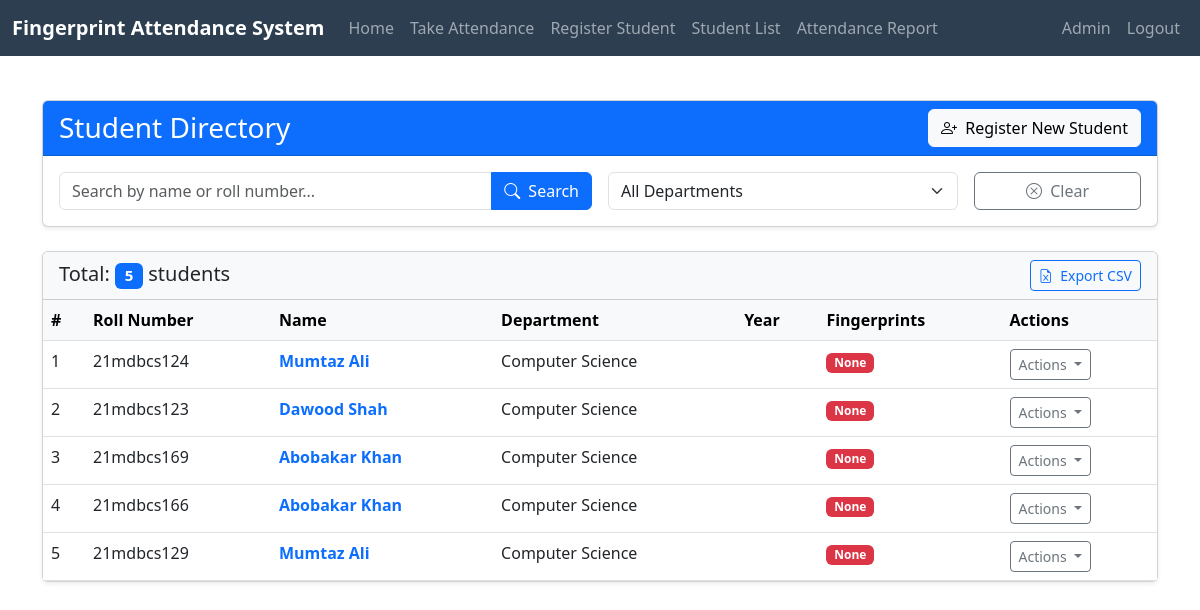
/students/ (signed in), run on an earlier commit of the app's database.
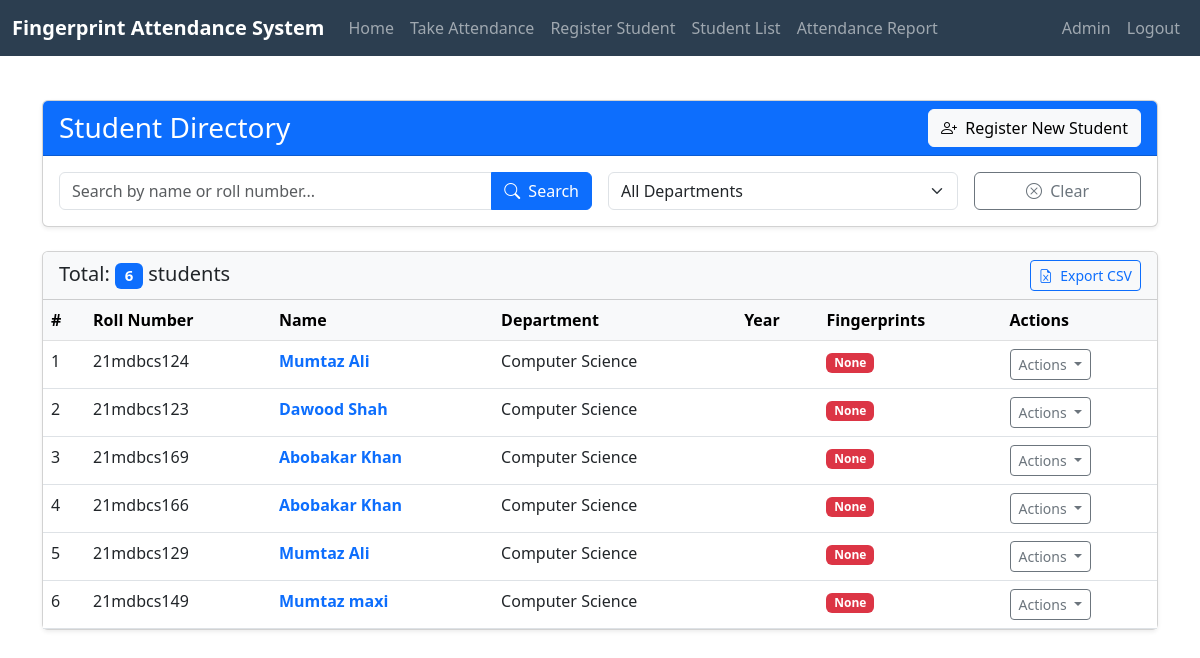
And on a later commit of the database.
### attendance/models.py (models this page shows, shortened)
class Student(models.Model):
    name = models.CharField(max_length=100)
    roll_number = models.CharField(max_length=20, unique=True)
    department = models.ForeignKey(Department, on_delete=models.CASCADE)
    joined_date = models.DateTimeField(default=timezone.now)
    is_active = models.BooleanField(default=True)

class Department(models.Model):
    name = models.CharField(max_length=100)

### attendance/views.py (the view)
# urls.py: path('students/', views.student_list, name='student_list'),
@login_required
def student_list(request):
    query = request.GET.get('q', '')
    department_id = request.GET.get('department', '')
    students = Student.objects.filter(is_active=True)
    if query:
        students = students.filter(
            Q(name__icontains=query) | Q(roll_number__icontains=query)
        )
    if department_id:
        students = students.filter(department_id=department_id)
    departments = Department.objects.all()
    return render(request, 'attendance/student_list.html', {
        'students': students,
        'departments': departments,
        'query': query,
        'selected_department': department_id,
        'title': 'Student List'
    })

### attendance/templates/attendance/student_list.html (shortened to what this page needs)
{% extends 'attendance/base.html' %}
{% block content %}
<div class="container py-4">
    <div class="row">
        <div class="col-lg-12">
            <div class="card shadow-sm mb-4">
                <div class="card-header bg-primary text-white d-flex justify-content-between align-items-center">
                    <h3 class="mb-0">Student Directory</h3>
                    <a href="{% url 'register_student' %}" class="btn btn-light">
                        <i class="bi bi-person-plus me-1"></i> Register New Student
                    </a>
                </div>
                <div class="card-body">
                    <form method="get" class="row g-3">
                        <div class="col-md-6">
                            <div class="input-group">
                                <input type="text" class="form-control" name="q" placeholder="Search by name or roll number..." value="{{ query }}">
                                <button class="btn btn-primary" type="submit">
                                    <i class="bi bi-search me-1"></i> Search
                                </button>
                            </div>
                        </div>
                        <div class="col-md-4">
                            <select name="department" class="form-select" onchange="this.form.submit()">
                                <option value="">All Departments</option>
                            </select>
                        </div>
                        <div class="col-md-2">
                            <a href="{% url 'student_list' %}" class="btn btn-outline-secondary w-100">
                                <i class="bi bi-x-circle me-1"></i> Clear
                            </a>
                        </div>
                    </form>
                </div>
            </div>
            <div class="card shadow-sm">
                <div class="card-header bg-light">
                    <div class="d-flex justify-content-between align-items-center">
                        <h5 class="mb-0">Total: <span class="badge bg-primary">{{ students.count }}</span> students</h5>
                        <button class="btn btn-sm btn-outline-primary" id="exportCsv">
                            <i class="bi bi-file-earmark-excel me-1"></i> Export CSV
                        </button>
                    </div>
                </div>
                <div class="card-body p-0">
                    {% if students %}
                    <div class="table-responsive">
                        <table class="table table-hover mb-0" id="studentTable">
                            <thead class="table-light">
                                <tr>
                                    <th>#</th>
                                    <th>Roll Number</th>
                                    <th>Name</th>
                                    <th>Department</th>
                                    <th>Year</th>
                                    <th>Fingerprints</th>
                                    <th>Actions</th>
                                </tr>
                            </thead>
                            <tbody>
                                {% for student in students %}
                                    <tr>
                                        <td>{{ forloop.counter }}</td>
                                        <td>{{ student.roll_number }}</td>
                                        <td>
                                            <a href="{% url 'student_detail' student.id %}" class="text-decoration-none fw-semibold text-primary">
                                                {{ student.name }}
                                            </a>
                                        </td>
                                        <td>{{ student.department.name }}</td>
                                        <td>{{ student.year_of_study }}</td>
                                        <td>
                                            {% with fp_count=student.fingerprint_set.count %}
                                                {% if fp_count > 0 %}
                                                    <span class="badge bg-success">{{ fp_count }} registered</span>
                                                {% else %}
                                                    <span class="badge bg-danger">None</span>
                                                {% endif %}
                                            {% endwith %}
                                        </td>
                                        <td>
                                            <div class="dropdown">
                                                <button class="btn btn-sm btn-outline-secondary dropdown-toggle" type="button" id="actionDropdown{{ student.id }}" data-bs-toggle="dropdown" aria-expanded="false">
                                                    Actions
                                                </button>
                                            </div>
                                        </td>
                                    </tr>
                                {% endfor %}
                            </tbody>
                        </table>
                    </div>
                    {% endif %}
                </div>
            </div>
        </div>
    </div>
</div>
{% endblock %}
{% block extra_css %}
<link rel="stylesheet" href="https://cdn.jsdelivr.net/npm/bootstrap-icons@1.7.2/font/bootstrap-icons.css">
{% endblock %}

### attendance/templates/attendance/base.html (shortened to what this page needs)
<!DOCTYPE html>
<html lang="en">
<head>
    <link href="https://cdn.jsdelivr.net/npm/bootstrap@5.3.0-alpha1/dist/css/bootstrap.min.css" rel="stylesheet">
    {% block extra_css %}{% endblock %}
</head>
<body>
    <nav class="navbar navbar-expand-lg navbar-dark">
        <div class="container-fluid">
            <a class="navbar-brand" href="{% url 'index' %}">Fingerprint Attendance System</a>
            <div class="collapse navbar-collapse" id="navbarNav">
                <ul class="navbar-nav">
                    <li class="nav-item">
                        <a class="nav-link" href="{% url 'index' %}">Home</a>
                    </li>
                    <li class="nav-item">
                        <a class="nav-link" href="{% url 'take_attendance' %}">Take Attendance</a>
                    </li>
                    <li class="nav-item">
                        <a class="nav-link" href="{% url 'register_student' %}">Register Student</a>
                    </li>
                    <li class="nav-item">
                        <a class="nav-link" href="{% url 'student_list' %}">Student List</a>
                    </li>
                    <li class="nav-item">
                        <a class="nav-link" href="{% url 'attendance_report' %}">Attendance Report</a>
                    </li>
                </ul>
                <ul class="navbar-nav ms-auto">
                    {% if user.is_authenticated %}
                    <li class="nav-item">
                        <a class="nav-link" href="{% url 'admin:index' %}">Admin</a>
                    </li>
                    <li class="nav-item">
                        <a class="nav-link" href="{% url 'logout' %}">Logout</a>
                    </li>
                    {% else %}
                    <li class="nav-item">
                        <a class="nav-link" href="{% url 'login' %}">Login</a>
                    </li>
                    {% endif %}
                </ul>
            </div>
        </div>
    </nav>
    <div class="container-fluid">
        <div class="row">
            <main class="col-md-12 ms-sm-auto px-md-4 content">
                {% block content %}{% endblock %}
            </main>
        </div>
    </div>
</body>
</html>

### attendance/templates/attendance/base.html (style rules this page uses)
.navbar { background-color: #2c3e50; }
.navbar-brand { font-weight: bold; }
.content { padding: 20px; }

What changed in the data, as far as the page shows it:
added Student: roll_number "21mdbcs149", name "Mumtaz maxi", department.name "Computer Science"
Also different on the page:
{{ students.count }}: "5" → "6"
